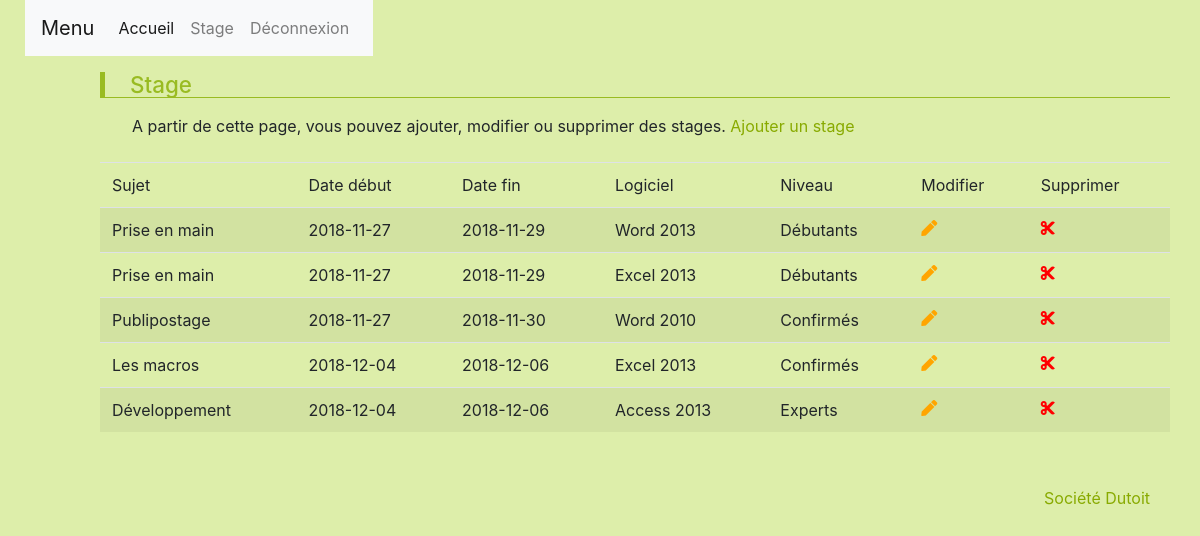
The app's page /Admin/front_end/stage.php (signed in) with its own data.
### tables this page shows
CREATE TABLE `stage` (
  `NoStage` int(3) NOT NULL,
  `Sujet` varchar(20) NOT NULL,
  `DateDebut` date NOT NULL,
  `DateFin` date NOT NULL,
  `CodeNiveau` varchar(1) NOT NULL,
  `NoLogiciel` int(2) NOT NULL,
  `NoFormateur` int(2) DEFAULT NULL
);

CREATE TABLE `logiciel` (
  `NoLogiciel` int(2) NOT NULL,
  `NomLogiciel` varchar(15) NOT NULL,
  `SocieteEditrice` varchar(10) NOT NULL
);

CREATE TABLE `niveau` (
  `CodeNiveau` varchar(1) NOT NULL,
  `LibelleNiveau` varchar(10) NOT NULL,
  `NbPartMaxi` int(2) NOT NULL,
  `Prix` decimal(6,2) NOT NULL
);

### Admin/back_end/lister_stages.php (called while the page is built, shortened)
<?php
require('../../back_end/include/_inc_connexion.php');
$resultat = $cnx->prepare("select * FROM stage INNER JOIN logiciel ON stage.nologiciel=logiciel.nologiciel INNER JOIN niveau ON niveau.codeniveau=stage.codeniveau;");
$resultat->execute();
$stages = $resultat->fetchAll();
?>

### Admin/front_end/stage.php (the view, shortened to what this page needs)
<html>
<head>
        <link rel="stylesheet" href="https://maxcdn.bootstrapcdn.com/bootstrap/4.0.0/css/bootstrap.min.css">
        <link rel="stylesheet" href="https://use.fontawesome.com/releases/v5.7.0/css/all.css">
        <link rel="stylesheet" href="../../assets/css/style.css">
    </head>
<body>
<div id=conteneur class="boite">
    <ul id=menu>
    </ul>
    <div id=contenu>
    <?php
    if ($_SESSION['connect'] == true) {
        ?>
    <h2>Stage</h2>
    <p>A partir de cette page, vous pouvez ajouter, modifier ou supprimer des stages.
    <a href="ajouter_stage.php">Ajouter un stage</a> </p>
    <table class="table table-striped">
        <thead><tr class="success">
                <td>Sujet</td>
                <td>Date début</td>
                <td>Date fin</td>
                <td>Logiciel</td>
                <td>Niveau</td>
                <td>Modifier</td>
                <td>Supprimer</td>
            </tr>
        </thead>
        <?php
        require('../back_end/lister_stages.php');
        foreach($stages as $stage) {
        ?>
                <tr>
                <td><?php echo $stage['Sujet']; ?></td>
                <td><?php echo $stage['DateDebut']; ?></td>
                <td><?php echo $stage['DateFin']; ?></td>
                <td><?php echo $stage['NomLogiciel']; ?></td>
                <td><?php echo $stage['LibelleNiveau']; ?></td>
                <td><a href= 'modifier_stage.php?id=<?php echo $stage['NoStage']; ?>'><span class="fas fa-pen" style="color:orange"></span></a></td>
                <td><a href='supprimer_stage.php?id=<?php echo $stage['NoStage']; ?>'><span class="fas fa-cut" style="color:red"></span></a></td>
                </tr>
                      <?php
        } ?>
    </table>
        <?php
    }
    ?>
    </div>
    <p id=footer>Société Dutoit</p>
</div>
</body>
</html>

### assets/css/style.css (style rules this page uses)
DIV#contenu { PADDING-RIGHT: 30px; PADDING-LEFT: 100px; PADDING-BOTTOM: 0px; PADDING-TOP: 0px }
DIV#contenu H2 { PADDING-LEFT: 25px; FONT-SIZE: 1.4em; BACKGROUND: url(little_apple.gif) no-repeat left bottom; BORDER-LEFT: #9b2 5px solid; COLOR: #9b2; LINE-HEIGHT: 25px; BORDER-BOTTOM: #9b2 1px solid }
DIV#contenu P { TEXT-INDENT: 2em; LINE-HEIGHT: 2.5em; TEXT-ALIGN: justify }
DIV#contenu A { COLOR: #8a0 }
P#footer { PADDING-RIGHT: 50px; MARGIN: 0px; COLOR: #8a0; LINE-HEIGHT: 100px; TEXT-ALIGN: right }
.boite { border: 2px ; solid: #dea }

### records on screen
stage: Sujet "Prise en main", DateDebut "2018-11-27", DateFin "2018-11-29", NoLogiciel.NomLogiciel "Word 2013", CodeNiveau.LibelleNiveau "Débutants"
stage: Sujet "Prise en main", DateDebut "2018-11-27", DateFin "2018-11-29", NoLogiciel.NomLogiciel "Excel 2013", CodeNiveau.LibelleNiveau "Débutants"
stage: Sujet "Publipostage", DateDebut "2018-11-27", DateFin "2018-11-30", NoLogiciel.NomLogiciel "Word 2010", CodeNiveau.LibelleNiveau "Confirmés"
stage: Sujet "Les macros", DateDebut "2018-12-04", DateFin "2018-12-06", NoLogiciel.NomLogiciel "Excel 2013", CodeNiveau.LibelleNiveau "Confirmés"
stage: Sujet "Développement", DateDebut "2018-12-04", DateFin "2018-12-06", NoLogiciel.NomLogiciel "Access 2013", CodeNiveau.LibelleNiveau "Experts"
